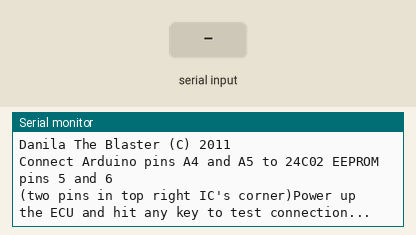
Recording of a sketch running on a simulated Arduino Uno, built with avr-gcc and run on an emulated ATmega328P. On the bench: the last lines printed to the serial monitor. Wiring (inferred from the names in the program): 24Cxx EEPROM at I2C address 0x50. The inputs (shaded band) are chosen by the test bench. EEPROM starts erased.

Above: at 0.9 s.
1.0 s: "1\n" received over Serial
At 1.7 s:
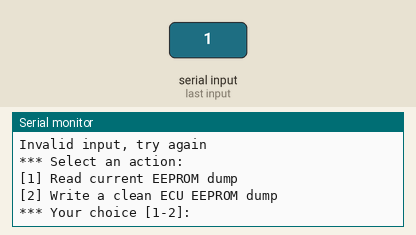
2.5 s: byte 49 ('1') received over Serial
At 2.74 s:
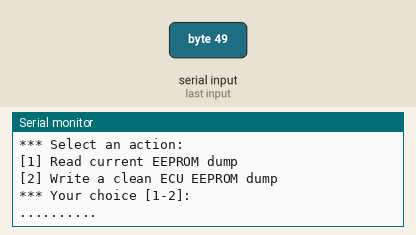

The sketch:

mp7eeprom.ino
```cpp
#include <Wire.h>

#include "hexdump.h"
#include "messages.h"

#define EEPROM_ADDR ( 0x0a << 3 | 0x0)
#define readDelay 30
#define writeDelay 30

static char* toHex(byte b) {
    const char hexdigits[] = "0123456789ABCDEF";
    char res[] = "XX";
    res[0] = hexdigits[(b >> 4) & 0x0F];
    res[1] = hexdigits[b & 0x0F];
    return res;
}

boolean testConnection() {
   int ofs = 0;
   Wire.beginTransmission(EEPROM_ADDR);
   Wire.write(ofs);
   Wire.endTransmission();
   delay(readDelay);
   Wire.requestFrom(EEPROM_ADDR, 1);
   return Wire.available();
}

byte readByte(int ofs) {
   Wire.beginTransmission(EEPROM_ADDR);
   Wire.write(ofs);
   Wire.endTransmission();
   delay(readDelay);
   Wire.requestFrom(EEPROM_ADDR, 1);
   return Wire.read();
}

void writeByte(byte b, int ofs) {
   Wire.beginTransmission(EEPROM_ADDR);
//   TWAR |= 1; // We need to set the RW bit high to write
   Wire.write(ofs);
   Wire.write(b);
   Wire.endTransmission();
   delay(writeDelay);
}

// reads current EEPROM data
void testRead() {
   for (int offset = 0; offset <= 255; offset++){
       Serial.print(toHex(readByte(offset)));
       if ((offset & 0x0F) == 0x0F) { Serial.println(); } else { Serial.print('.'); }
   }
}


// writes a 'clean' EEPROM dump
void writeDump() {
   Serial.println(msgRewritingData);
   for (int offset = 0; offset <= 255; offset++){
       writeByte(dump[offset], offset);
       Serial.print(msgUpdatingAddress);
       Serial.print(toHex(offset));
       Serial.print('\r');
   }
   Serial.println();
   Serial.println(msgFinished);
}

void setup() {
   Wire.begin();
   Serial.begin(9600);
   Serial.println(msgStartup);
   // testing connection
   while (true) {
      while (Serial.read() == -1) {}
      if (testConnection()) { break; } else { Serial.println(msgConnectionFailed); }
   }
   Serial.println(msgConnectionEstablished);
}

void loop() {

   Serial.println(msgMenu);
   int choice = -1;
   while (choice == -1) { choice = Serial.read(); }

   // checking user input
   switch (choice) {
   case '1' :
       // test read EEPROM
       testRead();
       break;
   case '2' :
       // writing the dump
       writeDump();
       break;
   default :
       Serial.println(msgInvalidInput);
   }
}
```

messages.h
```cpp
// various system messages

const char msgStartup[] =
   "Bosch MP7.0H EEPROM rewriter v1.0\n\r"
   "Danila The Blaster (C) 2011\n\r"\
   "Connect Arduino pins A4 and A5 to 24C02 EEPROM pins 5 and 6\n\r"
   "(two pins in top right IC's corner)"
   "Power up the ECU and hit any key to test connection...";

const char msgConnectionFailed[] =
   "Connection to EEPROM failed. Check your wiring and press any key when ready.";

const char msgConnectionEstablished[] =
   "EEPROM connected.";

const char msgMenu[] =
   "*** Select an action:\n\r"
   "[1] Read current EEPROM dump\n\r"
   "[2] Write a clean ECU EEPROM dump\n\r"
   "*** Your choice [1-2]:";

const char msgInvalidInput[] =
    "Invalid input, try again";

const char msgRewritingData[] =
    "Updating EEPROM image, please wait";

const char msgUpdatingAddress[] =
    "Writing to address ";

const char msgFinished[] =
    "EEPROM updated, please verify";
```

Source omitted: hexdump.h (data table, 1459 bytes)

Measured:
- after the input at 1.0 s, the serial monitor: prints a new line at once (image 1)
- after the input at 2.5 s, the serial monitor: prints a new line at once (image 2)
